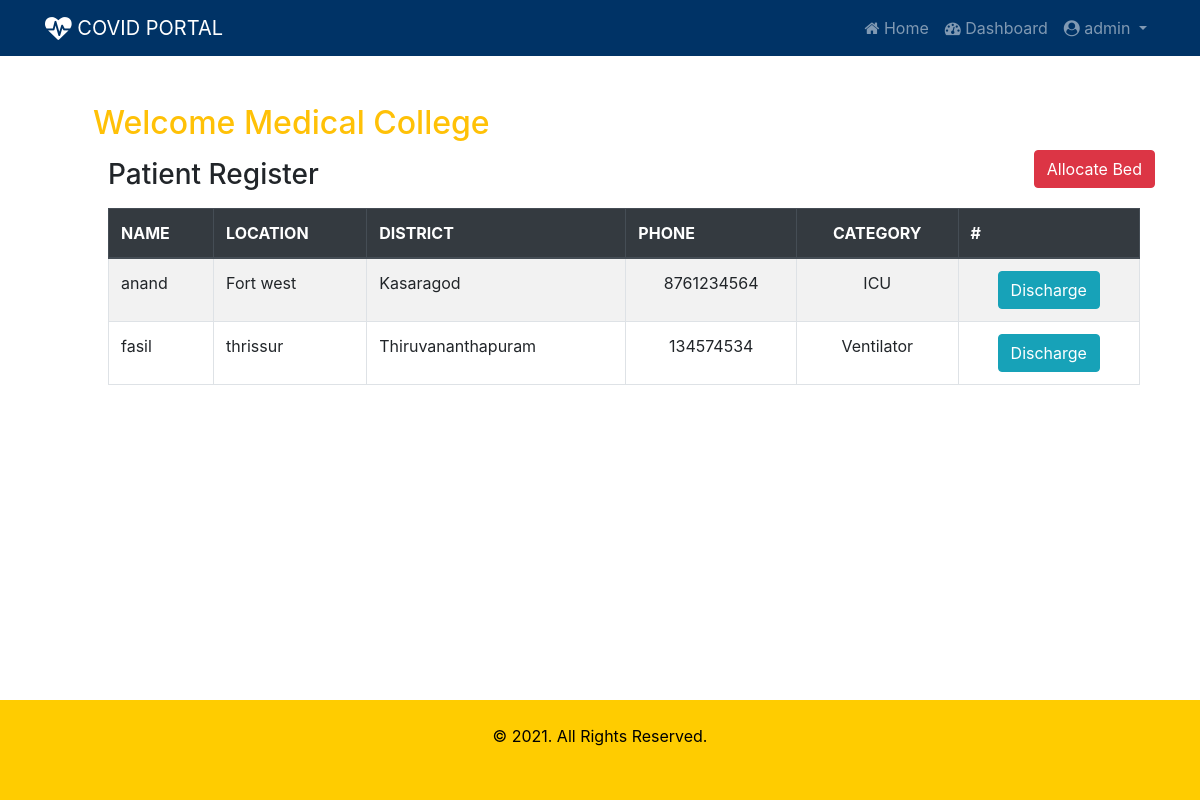
Screenshot of /beds/dashboard/ (signed in) with the database file from the repository.
### beds/models.py (models this page shows, shortened)
class Hospital(models.Model):
    sc = (
    ('gov', 'Government'),
    ('prv', 'Private')
    )
    name = models.CharField(max_length=50)
    location = models.CharField(max_length=50)
    district = models.CharField(max_length=2, choices=dt)
    phone = models.CharField(max_length=12)
    sector = models.CharField(max_length=3, choices=sc)
    covid_beds = models.IntegerField()
    normal_beds = models.IntegerField()
    icu_beds = models.IntegerField()
    ventilator = models.IntegerField()
    user = models.OneToOneField(User, on_delete=models.CASCADE, blank=True, null=True)

class BedAllocation(models.Model):
    ct = (
    ('C', 'Covid'),
    ('N', 'Normal'),
    ('I', 'ICU'),
    ('V', 'Ventilator')
    )
    patient = models.ForeignKey(Patient, on_delete=models.CASCADE)
    hospital = models.ForeignKey(Hospital, on_delete=models.CASCADE)
    category = models.CharField(max_length=2, choices=ct)

class Patient(models.Model):
    ct = (
    ('cv', 'Covid'),
    ('nc', 'Non-Covid')
    )
    st = (
    ('W', 'Waiting'),
    ('A', 'Admitted'),
    ('D', 'Discharged')
    )
    name = models.CharField(max_length=50)
    age = models.IntegerField()
    aadharno = models.IntegerField()
    phone = models.CharField(max_length=12)
    location = models.CharField(max_length=50)
    district = models.CharField(max_length=2, choices=dt)
    category = models.CharField(max_length=2, choices=ct)
    status = models.CharField(max_length=2, choices=st, blank=True, default='W')

### beds/views.py (the view)
# urls.py: path('dashboard/', views.dashboard, name='dashboard'),
@login_required
def dashboard(request):
    user = request.user
    hospital = Hospital.objects.get(user=user)
    bedallocations = BedAllocation.objects.filter(hospital=hospital)
    context = {
        'bedallocations': bedallocations,
        'hospital': hospital
    }
    return render(request, 'beds/dashboard.html', context)

### beds/templates/beds/dashboard.html
{% extends 'beds/index.html' %}
{% block content %}
<div class="container m-4 p-4">
  <h2 class="text-warning"> Welcome {{  hospital.name }}</h2>
  <a href="{% url 'bedallocate' %}" class="btn btn-danger pull-right"> Allocate Bed </a>
  <div class="container mt-3">
    <h3 class="mb-3">Patient Register</h3>
    {% if bedallocations %}
    <table class="table table-bordered table-striped table-hover">
      <thead class="thead-dark">
        <tr>
          <th>NAME</th>
          <th>LOCATION</th>
          <th>DISTRICT</th>
          <th>PHONE</th>
          <th class="text-center">CATEGORY</th>
          <th> # </th>
        </tr>
      </thead>
      <tbody id="myTable">
        {% for bed in bedallocations %}
          <tr>
            <td>{{ bed.patient.name }}</td>
            <td>{{ bed.patient.location}}</td>
            <td>{{ bed.patient.get_district_display }}</td>
            <td class="text-center">{{ bed.patient.phone }}</td>
            <td class="text-center">{{ bed.get_category_display }}</td>
              <td class="text-center"><a class="btn btn-info" href="{% url 'discharge' bed.id %}">Discharge</a></td>
          </tr>
        {% endfor %}
      </tbody>
    </table>
    {% else %}
    <div class="alert alert-warning"> No Patient Data Found !</div>
    {% endif %}
    <div style="height:120px;"></div>
  </div>
</div>
{% endblock %}

### beds/templates/beds/index.html (shortened to what this page needs)
{% load static %}
<!DOCTYPE html>
<html lang="en">
<head>
  <link rel="stylesheet" href="https://cdnjs.cloudflare.com/ajax/libs/font-awesome/4.7.0/css/font-awesome.min.css">
  <link rel="stylesheet" href="https://maxcdn.bootstrapcdn.com/bootstrap/4.5.2/css/bootstrap.min.css">
  <link rel="stylesheet" href="{% static 'beds/css/style.css'%}">
</head>
<body>
<nav class="navbar navbar-expand-sm bg-navy navbar-dark">
  <div class="container">
    <a class="navbar-brand" href="#"><i class="fa fa-heartbeat fa-lg"></i> COVID PORTAL</a>
    {% if user.is_authenticated %}
      <ul class="navbar-nav">
        <li class="nav-item">
          <a class="nav-link" href="{% url 'index' %}"><i class="fa fa-home"></i> Home </a>
        </li>
        <li class="nav-item">
          <a class="nav-link" href="{% url 'dashboard' %}"><i class="fa fa-dashboard"></i> Dashboard </a>
        </li>
       <li class="nav-item dropdown">
         <a class="nav-link dropdown-toggle" href="#" id="navbardrop" data-toggle="dropdown">
           <i class="fa fa-user-circle"></i> {{ user.username }}
         </a>
       </li>
      </ul>
    {% endif %}
  </div>
</nav>
<div class="container">
  {% block content %}
  {% endblock %}
</div>
<footer class="footer" style="position:fixed; bottom:0; width:100%;">
  <div class="container-fluid p-4" >
    <p class="text-center"> &copy; 2021. All Rights Reserved.</p>
  </div>
</footer>
</body>
</html>

### beds/static/beds/css/style.css (style rules this page uses)
.bg-navy { background-color: #003366; color: white; }
.footer { background-color: #ffcc00; color: black; height: 100px; }

### rows the page displays
Hospital: name "Medical College"
BedAllocation: patient.name "anand", patient.location "Fort west", patient.district "Kasaragod", patient.phone "8761234564", category "ICU"
BedAllocation: patient.name "fasil", patient.location "thrissur", patient.district "Thiruvananthapuram", patient.phone "134574534", category "Ventilator"

### other values shown
{{ user.username }} "admin"
